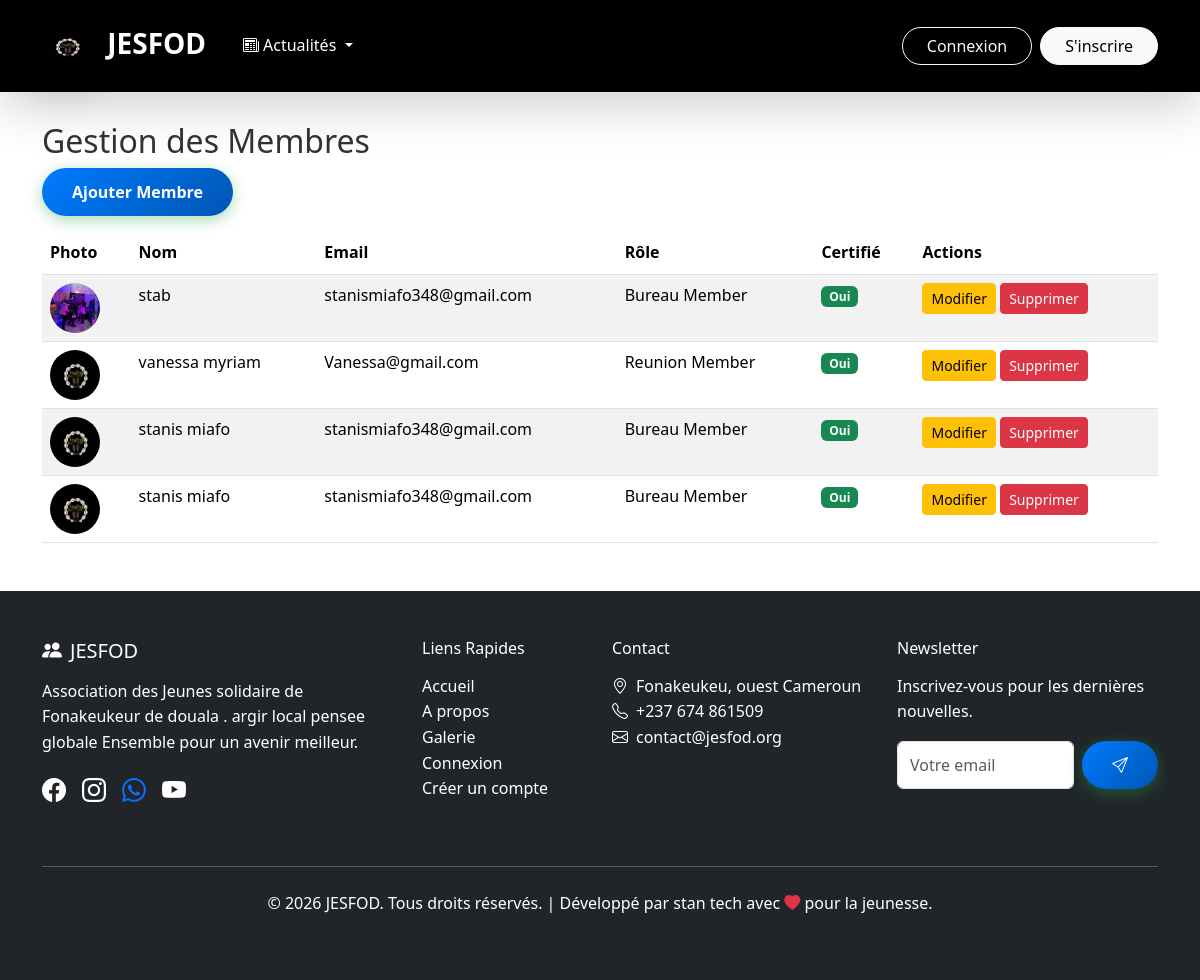
The page /adminjesfod/members/ on the database as committed earlier.
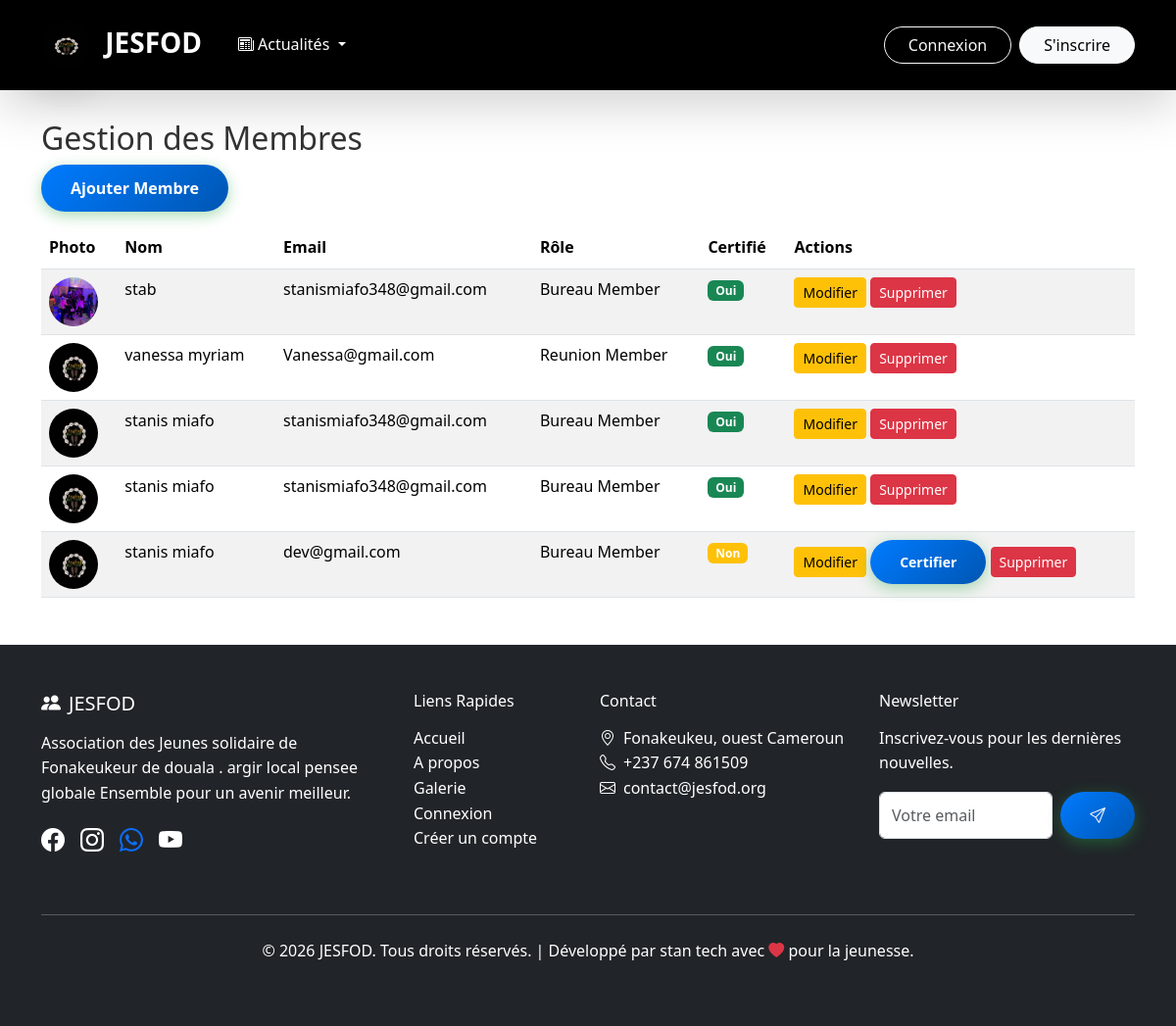
The same page on the database as committed later.
### menber_JESFOD/models.py (models this page shows, shortened)
class Member(models.Model):
    ROLE_CHOICES = [
        ('bureau', 'Bureau Member'),
        ('reunion', 'Reunion Member'),
    ]
    SCHOOL_LEVEL_CHOICES = [
        ('primaire', 'Primaire'),
        ('college', 'Collège'),
        ('lycee', 'Lycée'),
        ('universite', 'Université'),
        ('master', 'Master'),
        ('doctorat', 'Doctorat'),
    ]
    user = models.OneToOneField(User, on_delete=models.CASCADE)
    name = models.CharField(max_length=100)
    email = models.EmailField()
    phone = models.CharField(max_length=20)
    address = models.TextField(blank=True)
    profile_photo = models.ImageField(upload_to='profiles/', blank=True, null=True)
    school_level = models.CharField(max_length=20, choices=SCHOOL_LEVEL_CHOICES, blank=True)
    role = models.CharField(max_length=10, choices=ROLE_CHOICES, default='reunion')
    is_certified = models.BooleanField(default=False)
    certification_date = models.DateTimeField(null=True, blank=True)
    activities = models.TextField(blank=True, help_text="Activités et responsabilités du membre")

### admin_JESFOD/views.py (the view, shortened to what this page needs)
# urls.py: path('members/', views.MemberListView.as_view(), name='member_list'),
class MemberListView(ListView):
    model = Member
    template_name = 'admin_JESFOD/member_list.html'
    context_object_name = 'members'
    def get_context_data(self, **kwargs):
        context = super().get_context_data(**kwargs)
        context['is_admin_page'] = True
        return context

### admin_JESFOD/templates/admin_JESFOD/member_list.html (shortened to what this page needs)
{% extends 'base.html' %}
{% block content %}
<div class="container mt-5">
  <h2>Gestion des Membres</h2>
  <a href="{% url 'member_create' %}" class="btn btn-primary mb-3">Ajouter Membre</a>
  <table class="table table-striped">
    <thead>
      <tr>
        <th>Photo</th>
        <th>Nom</th>
        <th>Email</th>
        <th>Rôle</th>
        <th>Certifié</th>
        <th>Actions</th>
      </tr>
    </thead>
    <tbody>
      {% for member in members %}
      <tr>
        <td>
          {% if member.profile_photo %}
          <img src="{{ member.profile_photo.url }}" alt="Photo de {{ member.name }}" style="width: 50px; height: 50px; border-radius: 50%; object-fit: cover;">
          {% else %}
          <div style="width: 50px; height: 50px; border-radius: 50%; background-color: #ccc; display: flex; align-items: center; justify-content: center;">?</div>
          {% endif %}
        </td>
        <td>{{ member.name }}</td>
        <td>{{ member.email }}</td>
        <td>{{ member.get_role_display }}</td>
        <td>{% if member.is_certified %}<span class="badge bg-success">Oui</span>{% else %}<span class="badge bg-warning">Non</span>{% endif %}</td>
        <td>
          <a href="{% url 'member_update' member.pk %}" class="btn btn-sm btn-warning">Modifier</a>
          {% if not member.is_certified and member.role == 'bureau' %}
          <form action="{% url 'certify_member' member.pk %}" method="post" class="d-inline">
            <button type="submit" class="btn btn-sm btn-success">Certifier</button>
          </form>
          {% endif %}
          <a href="{% url 'member_delete' member.pk %}" class="btn btn-sm btn-danger" onclick="return confirm('Confirmer ?')">Supprimer</a>
        </td>
      </tr>
      {% empty %}
      <tr><td colspan="6" class="text-center">Aucun membre</td></tr>
      {% endfor %}
    </tbody>
  </table>
</div>
{% endblock %}

Rows that differ between the two databases and show on the page:
added Member: profile_photo (picture), name "stanis miafo", email "dev@gmail.com", role "Bureau Member", is_certified "Non"
